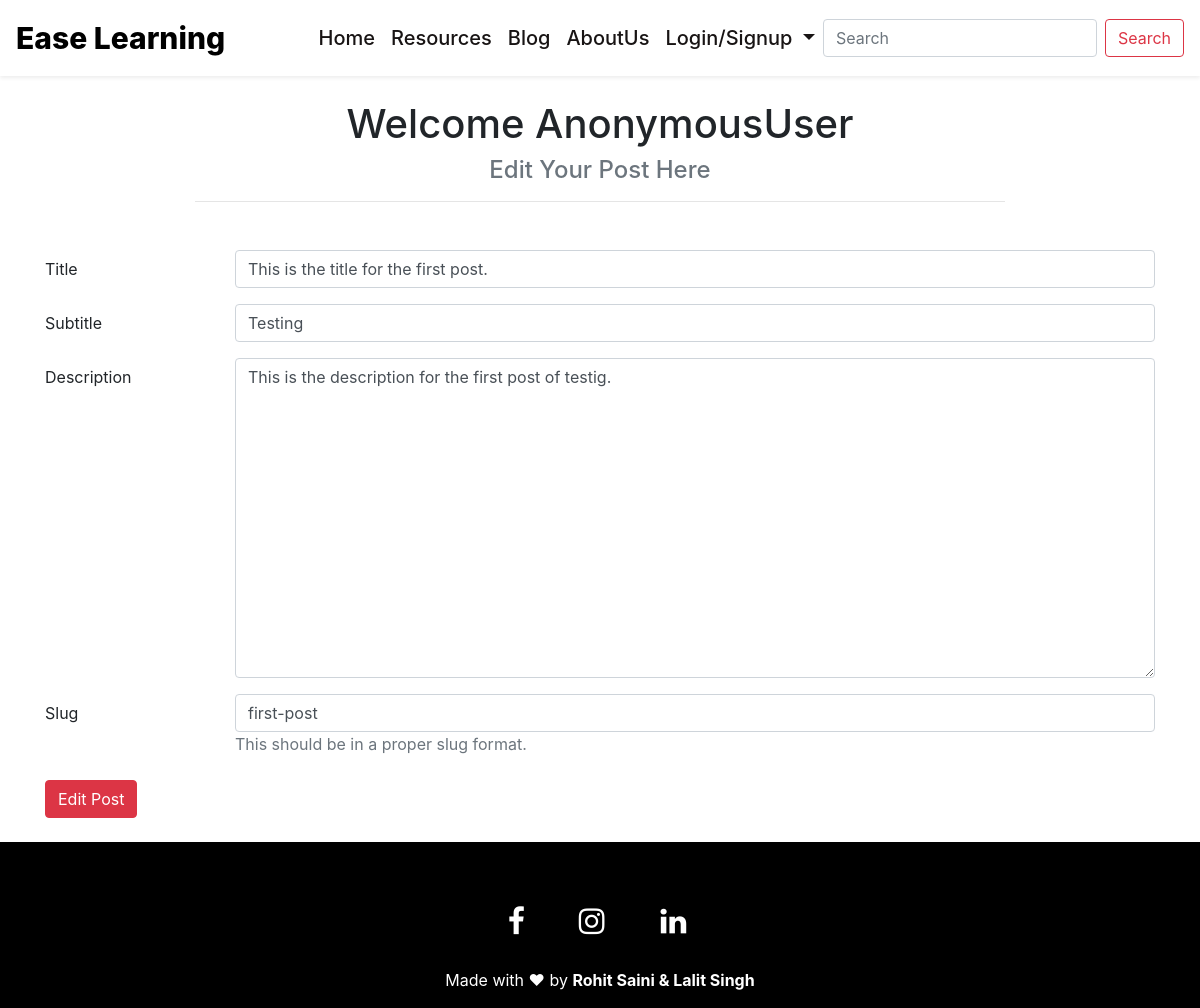
/edit_page/first-post, run on an earlier commit of the app's database.
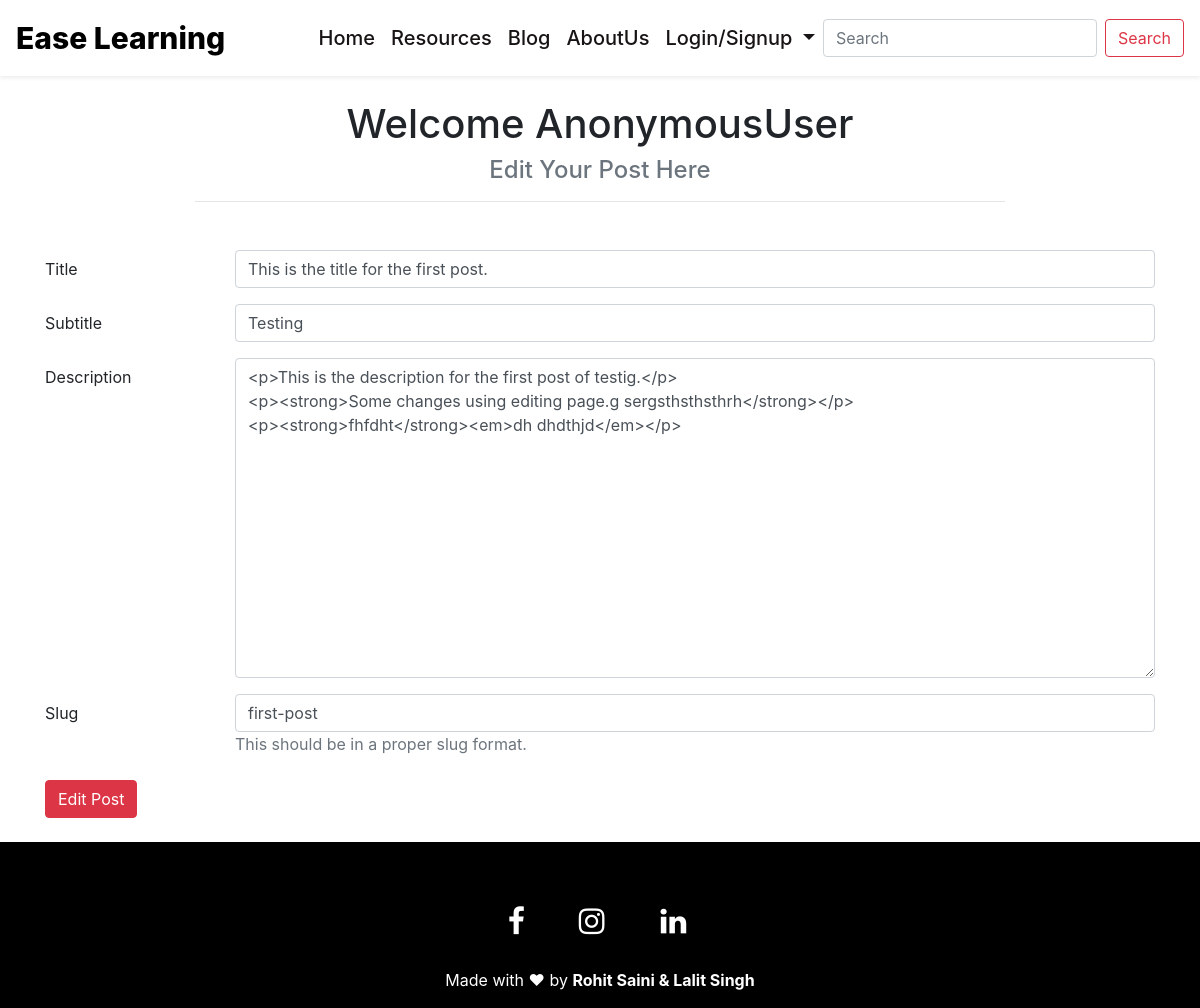
And on a later commit of the database.
### mainapp/models.py (models this page shows, shortened)
class Blog(models.Model):
    id = models.AutoField(primary_key=True)
    title = models.CharField(max_length=200)
    subtitle = models.CharField(max_length=100)
    description = models.TextField()
    slug = models.SlugField(max_length=60, unique=True, default="")
    user = models.ForeignKey(User, on_delete=models.CASCADE)
    date = models.DateTimeField(auto_now_add=True)

### mainapp/views.py (the view)
# urls.py: path('edit_page/<slug:slug>', views.edit_page, name="Editing Page "),
def edit_page(request, slug):
    post = Blog.objects.get(slug=slug)
    context = {
        "post":post,
    }
    return render(request, 'edit_page.html', context)

### mainapp/templates/edit_page.html (shortened to what this page needs)
{% extends 'base.html' %}
{% block body %}
<div class="container mt-4 mb-4">
    <div class="col-md-12">
        <h1 class="text-center">Welcome {{ request.user }}</h1>
        <h4 class="text-center text-muted">Edit Your Post Here</h4>
        <hr class="w-75 mb-5">
    </div>
    <form action="/edit_post" method="GET">
        <div class="form-group row">
          <label for="title" class="col-sm-2 col-form-label">Title</label>
          <div class="col-sm-10">
            <input type="text" class="form-control" id="title" name="title" placeholder="Title" value="{{ post.title }}" required>
          </div>
        </div>
        <div class="form-group row">
          <label for="subutitle" class="col-sm-2 col-form-label">Subtitle</label>
          <div class="col-sm-10">
            <input type="text" class="form-control" id="subutitle" name="subutitle" value="{{ post.subtitle }}" placeholder="SubTitle" required>
          </div>
        </div>
        <div class="form-group row">
            <label for="desc" class="col-sm-2 col-form-label">Description</label>
            <div class="col-sm-10">
              <textarea type="text" class="form-control" id="desc" name="desc" placeholder="Description"  required style="height: 40vh;">{{ post.description }}</textarea>
            </div>
          </div>
          <div class="form-group row">
            <label for="slug" class="col-sm-2 col-form-label">Slug</label>
            <div class="col-sm-10">
              <input type="text" class="form-control" id="slug" name="slug" placeholder="Slug" value="{{ post.slug }}" pattern="[a-z0-9-]+$" required>
                <label for="slug" class="text-muted">This should be in a proper slug format.</label>
            </div>
          </div>
          <button type="submit" class="btn btn-danger">Edit Post</button>
      </form>
</div>
{% endblock body %}

What changed in the data, as far as the page shows it:
changed Blog "This is the title for the first post.": desc "This is the description for the first post of testig." → "<p>This is the description for the first post of testig.</p> <p><strong>Some changes using editing page.g sergsthsthsthrh</strong></p> <p><strong>fhfdht</strong><em>dh dhdthjd</em></p>"
